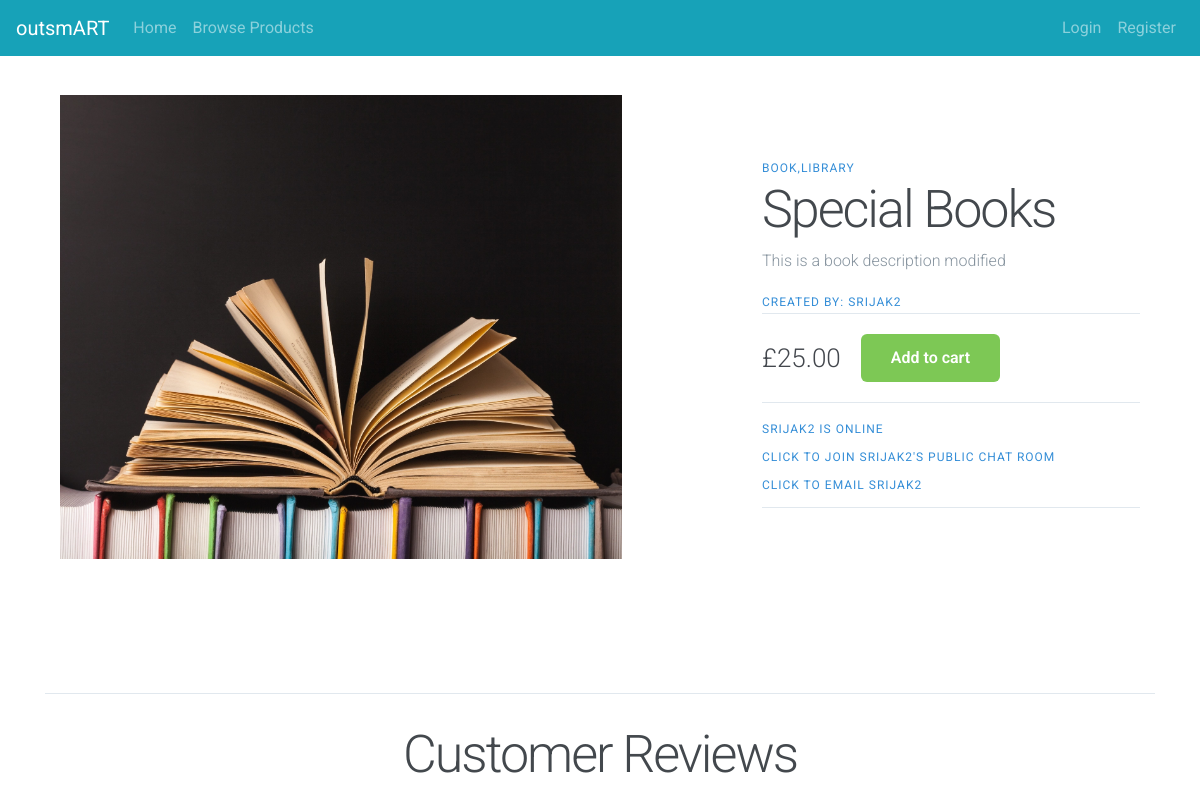
Screenshot of /products/10 with the database file from the repository.
### products/models.py (models this page shows, shortened)
class ProductPost(models.Model):
    owner = models.ForeignKey(User, on_delete=models.CASCADE)
    title = models.CharField(max_length=100)
    summary = models.TextField(max_length=200,default="No Summary")
    descrip = models.TextField(max_length=10000)
    stock = models.IntegerField(default=0)
    tags = models.CharField(max_length=10000)
    image = models.FileField()
    created = models.DateTimeField(auto_now_add=True)
    price = models.DecimalField(max_digits=10, decimal_places=2)
    rating =  models.IntegerField(default=0,
        validators=[
            MaxValueValidator(10),
            MinValueValidator(0)
        ])
    sold = models.IntegerField(default=0)
    revenue = models.DecimalField(default=0,max_digits=10, decimal_places=2)

### products/views.py (the view)
# urls.py: path('<int:product_id>',views.detail,name='detail'),
def detail(request, product_id):
    try:
        product = ProductPost.objects.get(pk=product_id)
    except ProductPost.DoesNotExist:
        raise Http404("Product does not exist")
    return render(request,'products/detail.html',{'product': product})

### templates/products/detail.html
{% extends 'base.html' %}
{% block content %}
{% load static %}
<link rel="stylesheet" href="{% static 'products/productstyle.css' %}" type="text/css">
 <main class="product-container">
    <div class="left-column">
      <img src="{{product.image.url}}" alt="" class="active">
    </div>
    <div class="right-column">
      <div class="product-description">
        <span>{{product.tags}}</span>
        <h1>{{product.title}}</h1>
        <p>{{product.descrip}}</p>
        <span>Created by: {{product.owner}}</span>
      </div>
      <div class="product-price">
        <span>£{{product.price}}</span>
        <a href="#" class="cart-btn">Add to cart</a>
      </div>
      <div class="product-owner">
            <p> {{product.owner}} is online</p>
            <p>Click to join {{product.owner}}'s public chat room</p>
            <p>Click to email {{product.owner}}</p>
      </div>
    </div>
  </main>
  <div class="reviews">
      <h1>Customer Reviews</h1>
  </div>
{% endblock %}

### static/style.css (style rules this page uses)
* { -webkit-box-sizing: border-box; box-sizing: border-box; margin: 0; padding: 0; }
body { font-family: 'Roboto', sans-serif; }
a { text-decoration: none; }

### static/products/productstyle.css (style rules this page uses)
.product-container { max-width: 100%; margin: 0px 0px 150px 0px; padding: 15px; display: flex; }
.left-column { width: 65%; position: relative; }
.right-column { width: 35%; margin-top: 60px; }
.left-column img { width: 80%; position: absolute; left: 0; top: 0; opacity: 0; transition: all 0.3s ease; }
.left-column img.active { opacity: 1; }
.product-description { border-bottom: 1px solid #E1E8EE; margin-bottom: 20px; }
.product-description span { font-size: 12px; color: #358ED7; letter-spacing: 1px; text-transform: uppercase; text-decoration: none; }
.product-description h1 { font-weight: 300; font-size: 52px; color: #43484D; letter-spacing: -2px; }
.product-description p { font-size: 16px; font-weight: 300; color: #86939E; line-height: 24px; }
.product-price { display: flex; align-items: center; border-bottom: 1px solid #E1E8EE; padding-bottom: 20px; margin-bottom: 20px; }
.product-price span { font-size: 26px; font-weight: 300; color: #43474D; margin-right: 20px; }
.cart-btn { display: inline-block; background-color: #7DC855; border-radius: 6px; font-size: 16px; color: #FFFFFF; text-decoration: none; padding: 12px 30px; transition: all .5s; }
.product-owner { border-bottom: 1px solid #E1E8EE; margin-bottom: 20px; }
.product-owner p { font-size: 12px; color: #358ED7; letter-spacing: 1px; text-transform: uppercase; text-decoration: none; line-height: 12px; }
.reviews { border-top: 1px solid #E1E8EE; margin-bottom: 20px; }
.reviews h1 { margin-top: 30px; font-weight: 300; font-size: 52px; color: #43484D; letter-spacing: -2px; text-align: center; }
.product-price { font-size: 18px; color: #fbb72c; font-weight: 600; }

### rows the page displays
ProductPost: image (picture), tags "BOOK,LIBRARY", title "Special Books", descrip "This is a book description modified", owner "SRIJAK2", price "25.00"
